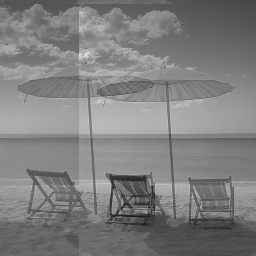
#> input picture Hw4/my_q3/Images/umbrella.tif, 256 x 256 px, found by its file name
$ python Umbrella.py
#> lines starting #> are read from the running program, lines starting #| are printed output that depends on the picture
import cv2
import numpy as np
import matplotlib.pyplot as plt
from numpy.fft import fft2, ifft2, fftshift, ifftshift


def clean_umbrella(im):
    transform = fft2(im)

    # Step 2: Create H with frequency components
    H = np.zeros(im.shape, dtype=complex)
    H[0, 0] = 0.5
    H[4, 79] = 0.5  # Flip correction frequency

    # Convert H to frequency domain
    H = fft2(H)

    # Step 3: Use H_conj in the correction formula
    H_conj = np.conj(H)

    # Following the formula: F = (H* * G) / (H*H + λ)
    numerator = H_conj * transform
    denominator = H_conj * H + 0.001  # lambda_param = 0.001

    # Apply the correction
    F = numerator / denominator

    # Step 4: Convert back to spatial domain
    corrected_image = np.abs(ifft2(F))

    return corrected_image
print("-----------------------image 4----------------------\n")
im4 = cv2.imread(r'Images\umbrella.tif')
#> im4 is the input picture: shape (256, 256, 3); min 26, max 229, mean 126.5
im4 = cv2.cvtColor(im4, cv2.COLOR_BGR2GRAY)
#> im4: shape (256, 256)
im4_clean = clean_umbrella(im4)
#> in clean_umbrella, `corrected_image = np.abs(ifft2(F))`:
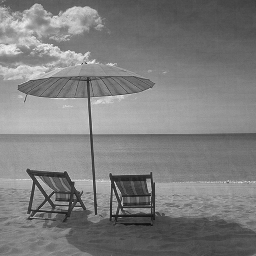
#> corrected_image: shape (256, 256) float64; min 13.12, max 245, mean 126.3

plt.figure()
plt.subplot(1, 2, 1)
plt.imshow(im4, cmap='gray', vmin=0, vmax=255)
plt.subplot(1, 2, 2)
plt.imshow(im4_clean, cmap='gray', vmin=0, vmax=255)
plt.show()
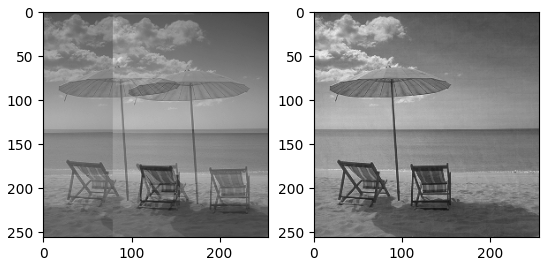
#> figure drawn by matplotlib, 2 panels
